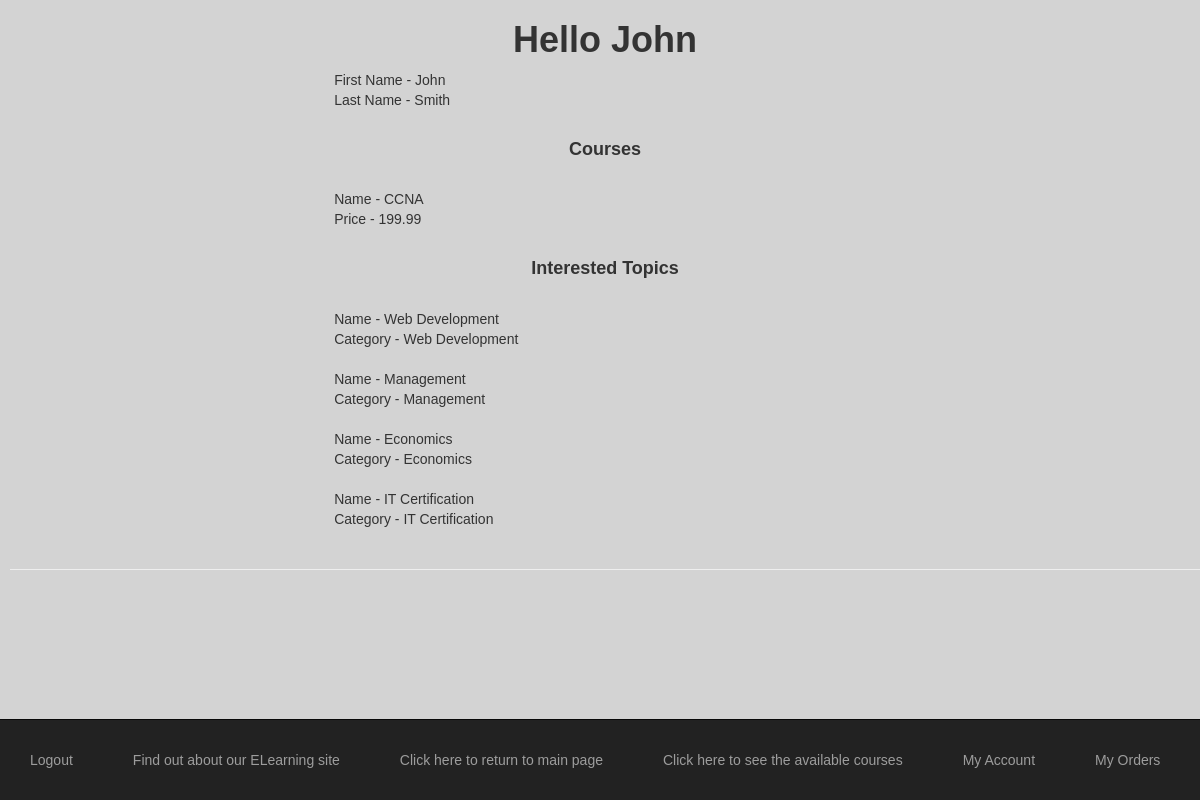
Page /eLearnApp/myaccount/ (signed in) on the committed database.
### eLearnApp/models.py (models this page shows, shortened)
class Order(models.Model):
    course = models.ForeignKey(Course, related_name='orders', on_delete=models.CASCADE, default=1)
    student = models.ForeignKey(Student, related_name='students', on_delete=models.CASCADE)
    levels = models.PositiveIntegerField()
    ORDER_CHOICES = [(0, 'Cancelled'),
                     (1, 'Order Confirmed')]
    order_status = models.IntegerField(choices=ORDER_CHOICES, default=1)
    order_date = models.DateField()

class Course(models.Model):
    topic = models.ForeignKey(Topic, related_name='courses', on_delete=models.CASCADE)
    name = models.CharField(max_length=200)
    price = models.DecimalField(max_digits=10, decimal_places=2,
                                validators=[MinValueValidator(50), MaxValueValidator(500)])
    for_everyone = models.BooleanField(default=True)
    description = models.TextField(max_length=300, null=True, blank=True)
    interested = models.PositiveIntegerField(default=0)  # newly added
    stages = models.PositiveIntegerField(default=3)  # newly added

class Topic(models.Model):
    name = models.CharField(max_length=200)
    CATEGORY_CHOICES = [('Web Development', 'Development'),
                        ('Management', 'Business'),
                        ('Economics', 'Finance & Accounting'),
                        ('IT Certification', 'IT & Software'),
                        ('Sports', 'Health & Fitness')]
    category = models.CharField(max_length=300, choices=CATEGORY_CHOICES, default='Management', blank=False)

### eLearnApp/views.py (the view)
# urls.py: path(r'myaccount/', views.myaccount, name='myaccount'),
@login_required(login_url='/eLearnApp/login/')
def myaccount(request):
    username = request.user
    try:
        curr_student = get_object_or_404(Student, username=username)
        sid = curr_student.id
        course_ordered = Order.objects.filter(student=sid)
        topic_interested = curr_student.interested_in.all()
        return render(request, 'myapp/myaccount.html',
                      {'student': curr_student, 'orders': course_ordered, 'topics': topic_interested})
    except:
        return render(request, 'myapp/myaccount.html')

### templates/myapp/myaccount.html
{% extends 'myapp/base.html' %}
{% block body_block %}
    {% if student %}
        <div>&nbsp; &nbsp;<span>First Name - {{ student.first_name }} </span> </div>
        <div>&nbsp; &nbsp;<span>Last Name - {{ student.last_name }} </span> </div>
        <br />
        {% if orders %}
            <h4> Courses </h4><br />
            {% for order in orders %}
                <div>&nbsp; &nbsp;<span>Name - {{ order.course.name }} </span> </div>
                <div>&nbsp; &nbsp;<span>Price - {{ order.course.price }} </span> </div>
                <br>
            {% endfor %}
        {% endif %}
        {% if topics %}
            <h4> Interested Topics</h4><br />
            {% for topic in topics %}
                <div>&nbsp; &nbsp;<span>Name - {{ topic.name }} </span> </div>
                <div>&nbsp; &nbsp;<span>Category - {{ topic.category }} </span> </div>
                <br>
            {% endfor %}
        {% endif %}
    {% else %}
        <strong> You are not a registered student!!</strong>
    {% endif %}
{% endblock %}

### templates/myapp/base.html (shortened to what this page needs)
<!DOCTYPE html>
{% load static  %}
<html>
 <head>
  <link rel="stylesheet" href="https://maxcdn.bootstrapcdn.com/bootstrap/3.4.1/css/bootstrap.min.css">
 </head>
 <body style="background-color:lightgray">
 <div class="container-fluid">
 <h1 class="h1">
     {% block myhdg %}Hello {{ user.first_name }} {% endblock %}
 </h1>
 <div class="row">
     <div class="col-sm-3 col-md-3 col-lg-3"></div>
     <div class="col-sm-6 col-md-6 col-lg-6">
         {% block body_block %}*** {% endblock %}
     </div>
    <div class="col-sm-3 col-md-3 col-lg-3"></div>
 </div>
 </div>
 <hr />
 <br /><br />
 <div>
     <nav class="navbar navbar-inverse navbar-fixed-bottom">
        <ul class="nav navbar-nav">
            {% if request.user.is_authenticated %}
                <li class="hbar1"><a href = "{% url 'eLearnApp:user_logout' %}">Logout</a></li>
            {% else %}
                <li class="hbar1"><a href = "{% url 'eLearnApp:user_login' %}">Login</a></li>
                <li class="hbar1"><a href = "{% url 'eLearnApp:register' %}">Register</a></li>
            {% endif %}
        <li class="hbar1"><a href="/eLearnApp/about/">Find out about our ELearning site</a></li>
        <li class="hbar1"><a href = "{% url 'eLearnApp:index' %}">Click here to return to main page</a></li>
        <li class="hbar1"><a href = "{% url 'eLearnApp:courses' %}">Click here to see the available courses</a></li>
         <li class="hbar1"><a href = "{% url 'eLearnApp:myaccount' %}">My Account</a></li>
        <li class="hbar1"><a href = "{% url 'eLearnApp:myorder' %}">My Orders</a></li>
        </ul>
     </nav>
 </div>
</body>
</html>

### templates/myapp/base.html (style rules this page uses)
.hbar1 { display: inline; margin: 15px; }
h1, h2, h3, h4, h5, h6 { color: white; font-size: 28px; text-align: center; font-weight: bolder !important; }
body { background-color: lightblue; background-position: center; background-repeat: no-repeat; background-size: cover; margin: 0; padding-left: 10px; font-family: 'Trebuchet MS', sans-serif !important; }

### rows in the picture
Order: course.name "CCNA", course.price "199.99"
Topic: name "Web Development", category "Web Development"
Topic: name "Management", category "Management"
Topic: name "Economics", category "Economics"
Topic: name "IT Certification", category "IT Certification"

### other values in the picture
{{ user.first_name }} "John"
{{ student.first_name }} "John"
{{ student.last_name }} "Smith"
